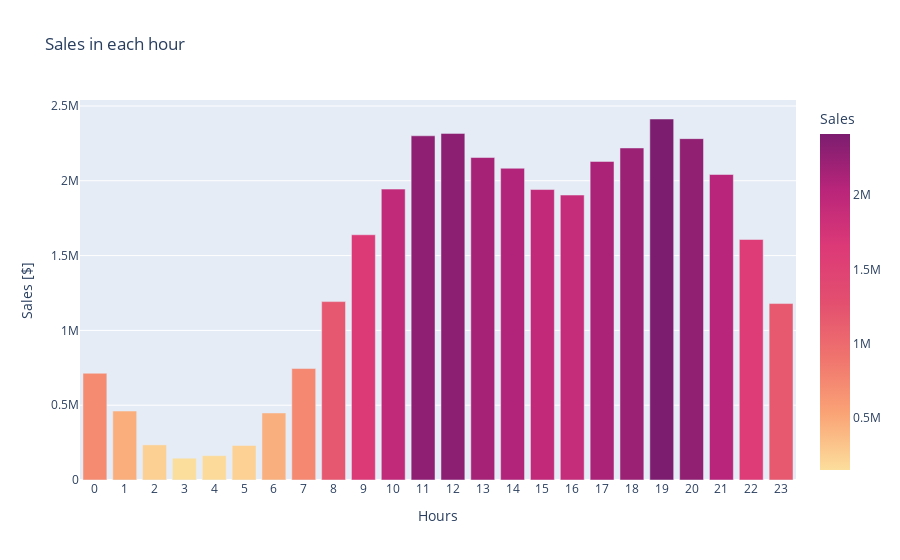

Here is the notebook cell this chart was saved with:
### Code cell
df_time = df.groupby("Hour").sum()
hours = df_time.index.to_list()

fig = px.bar(df_time, x=hours, y='Sales',
             title = 'Sales in each hour',
            color='Sales',
            color_continuous_scale='sunsetdark')

fig.update_layout(xaxis = dict(
        tickmode = 'linear',
        dtick = 1,
        title='Hours'),
                 yaxis = dict(
        title = "Sales [$]"))



fig.show()

### Figure 1 — Plotly figure (JSON) as saved in the notebook; plotly's stock layout.template omitted (floating-point values rounded to 4 significant figures)
{"data": [{"alignmentgroup": "True", "hovertemplate": "x=%{x}<br>Sales=%{marker.color}<extra></extra>", "legendgroup": "", "marker": {"color": [713700.0, 460900.0, 234900.0, 145800.0, 162700.0, 230700.0, 448100.0, 744900.0, 1192000.0, 1639000.0, 1944000.0, 2301000.0, 2317000.0, 2155000.0, 2084000.0, 1942000.0, 1905000.0, 2129000.0, 2219000.0, 2413000.0, 2282000.0, 2042000.0, 1608000.0, 1179000.0], "coloraxis": "coloraxis"}, "name": "", "offsetgroup": "", "orientation": "v", "showlegend": false, "textposition": "auto", "type": "bar", "x": [0, 1, 2, 3, 4, 5, 6, 7, 8, 9, 10, 11, 12, 13, 14, 15, 16, 17, 18, 19, 20, 21, 22, 23], "xaxis": "x", "y": [713700.0, 460900.0, 234900.0, 145800.0, 162700.0, 230700.0, 448100.0, 744900.0, 1192000.0, 1639000.0, 1944000.0, 2301000.0, 2317000.0, 2155000.0, 2084000.0, 1942000.0, 1905000.0, 2129000.0, 2219000.0, 2413000.0, 2282000.0, 2042000.0, 1608000.0, 1179000.0], "yaxis": "y"}], "layout": {"barmode": "relative", "coloraxis": {"colorbar": {"title": {"text": "Sales"}}, "colorscale": [[0, "rgb(252, 222, 156)"], [0.1667, "rgb(250, 164, 118)"], [0.3333, "rgb(240, 116, 110)"], [0.5, "rgb(227, 79, 111)"], [0.6667, "rgb(220, 57, 119)"], [0.8333, "rgb(185, 37, 122)"], [1, "rgb(124, 29, 111)"]]}, "legend": {"tracegroupgap": 0}, "title": {"text": "Sales in each hour"}, "xaxis": {"anchor": "y", "domain": [0, 1], "dtick": 1, "tickmode": "linear", "title": {"text": "Hours"}}, "yaxis": {"anchor": "x", "domain": [0, 1], "title": {"text": "Sales [$]"}}}}
